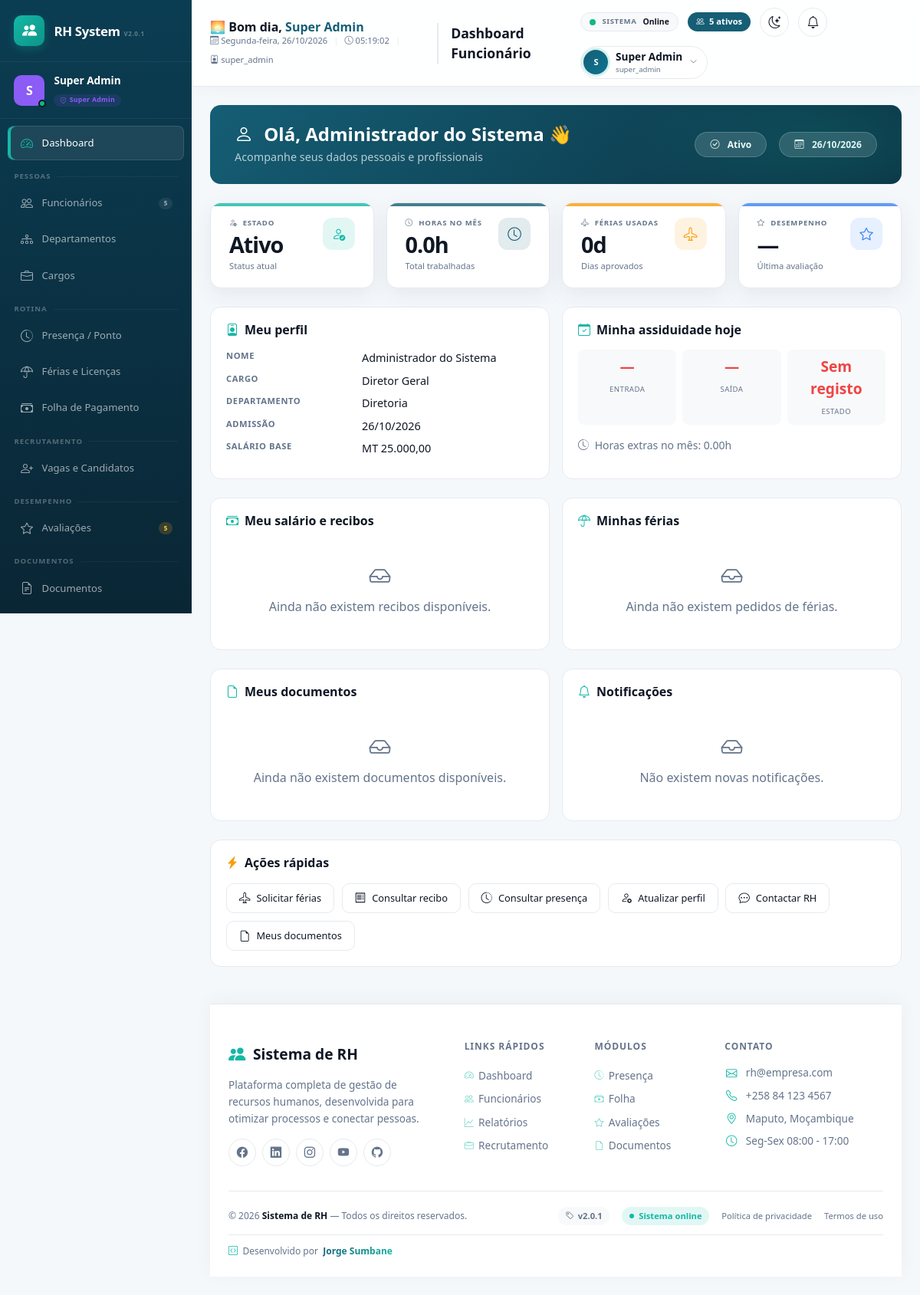
The app's page /modules/dashboard/funcionario.php (signed in) with its own data.
### tables this page shows
CREATE TABLE funcionarios (
    id INT AUTO_INCREMENT PRIMARY KEY,
    nome VARCHAR(150) NOT NULL,
    cpf VARCHAR(20) NOT NULL UNIQUE,  
    rg VARCHAR(30) NULL,
    data_nascimento DATE NULL,
    genero ENUM('masculino','feminino','outro') NULL,
    email VARCHAR(150) NOT NULL UNIQUE,
    telefone VARCHAR(30) NULL,
    endereco VARCHAR(255) NULL,
    data_admissao DATE NOT NULL,
    data_demissao DATE NULL,
    cargo_id INT NOT NULL,
    departamento_id INT NOT NULL,
    salario DECIMAL(10,2) NOT NULL DEFAULT 0,
    status ENUM('ativo','inativo','ferias','licenca') NOT NULL DEFAULT 'ativo',
    foto VARCHAR(255) NULL,
    criado_em DATETIME NOT NULL DEFAULT CURRENT_TIMESTAMP,
    atualizado_em DATETIME NOT NULL DEFAULT CURRENT_TIMESTAMP ON UPDATE CURRENT_TIMESTAMP,
    CONSTRAINT fk_func_cargo FOREIGN KEY (cargo_id) REFERENCES cargos(id) ON DELETE RESTRICT,
    CONSTRAINT fk_func_departamento FOREIGN KEY (departamento_id) REFERENCES departamentos(id) ON DELETE RESTRICT
);

CREATE TABLE cargos (
    id INT AUTO_INCREMENT PRIMARY KEY,
    titulo VARCHAR(100) NOT NULL,
    departamento_id INT NOT NULL,
    salario_base DECIMAL(10,2) NOT NULL DEFAULT 0,
    descricao TEXT NULL,
    ativo TINYINT(1) NOT NULL DEFAULT 1,
    criado_em DATETIME NOT NULL DEFAULT CURRENT_TIMESTAMP,
    CONSTRAINT fk_cargos_departamento FOREIGN KEY (departamento_id) REFERENCES departamentos(id) ON DELETE RESTRICT
);

CREATE TABLE departamentos (
    id INT AUTO_INCREMENT PRIMARY KEY,
    nome VARCHAR(100) NOT NULL,
    descricao TEXT NULL,
    gestor_id INT NULL,  
    ativo TINYINT(1) NOT NULL DEFAULT 1,
    criado_em DATETIME NOT NULL DEFAULT CURRENT_TIMESTAMP
);

### includes/auth.php (called while the page is built, shortened)
<?php
function usuarioAtualId(): ?int
{
    return $_SESSION['usuario_id'] ?? null;
}
function usuarioAtualFuncionarioId(): ?int
{
    return $_SESSION['usuario_funcionario_id'] ?? null;
}

### includes/bootstrap.php (called while the page is built, shortened)
<?php
spl_autoload_register(function (string $classe): void {
    $caminho = __DIR__ . '/../classes/' . $classe . '.php';
});
require_once __DIR__ . '/auth.php';
require_once __DIR__ . '/functions.php';

### classes/Database.php (called while the page is built, shortened)
<?php
class Database
{
    private static ?PDO $instance = null;
    public static function getConnection(): PDO
    {
        if (self::$instance === null) {
            $dsn = sprintf(
                'mysql:host=%s;port=%s;dbname=%s;charset=%s',
                DB_HOST,
                DB_PORT,
                DB_NAME,
                DB_CHARSET
            );
            $options = [
                PDO::ATTR_ERRMODE            => PDO::ERRMODE_EXCEPTION,
                PDO::ATTR_DEFAULT_FETCH_MODE => PDO::FETCH_ASSOC,
                PDO::ATTR_EMULATE_PREPARES   => false,
            ];
            try {
                self::$instance = new PDO($dsn, DB_USER, DB_PASS, $options);
                $offset = (new DateTime('now', new DateTimeZone(date_default_timezone_get())))->format('P');
                self::$instance->exec("SET time_zone = '{$offset}'");
            } catch (PDOException $e) {
                error_log('Erro de conexão com o banco: ' . $e->getMessage());
                die('Não foi possível conectar ao banco de dados. Verifique se o MySQL está em execução no XAMPP e se o banco "rh_sistema" foi importado (veja database/schema.sql).');
            }
        }
        return self::$instance;
    }
}

### classes/Funcionario.php (called while the page is built, shortened)
<?php
class Funcionario
{
    private PDO $db;
    public function __construct()
    {
        $this->db = Database::getConnection();
    }
    public function buscarPorId(int $id): ?array
    {
        $stmt = $this->db->prepare(
            'SELECT f.*, c.titulo AS cargo_titulo, d.nome AS departamento_nome
             FROM funcionarios f
             JOIN cargos c ON c.id = f.cargo_id
             JOIN departamentos d ON d.id = f.departamento_id
             WHERE f.id = :id'
        );
        $stmt->execute([':id' => $id]);
        $resultado = $stmt->fetch();
        return $resultado ?: null;
    }
}

### classes/Presenca.php (called while the page is built, shortened)
<?php
class Presenca
{
    private PDO $db;
    public function __construct()
    {
        $this->db = Database::getConnection();
    }
    public function buscarDoDia(int $funcionarioId, string $data): ?array
    {
        $stmt = $this->db->prepare(
            'SELECT * FROM presencas WHERE funcionario_id = :fid AND data = :data'
        );
        $stmt->execute([':fid' => $funcionarioId, ':data' => $data]);
        $result = $stmt->fetch();
        return $result ?: null;
    }
    public function listarPorFuncionario(int $funcionarioId, string $dataInicio, string $dataFim): array
    {
        $stmt = $this->db->prepare(
            'SELECT * FROM presencas
             WHERE funcionario_id = :fid
             AND data BETWEEN :inicio AND :fim
             ORDER BY data ASC'
        );
        $stmt->execute([
            ':fid' => $funcionarioId,
            ':inicio' => $dataInicio,
            ':fim' => $dataFim
        ]);
        return $stmt->fetchAll();
    }
}

### classes/Ferias.php (called while the page is built, shortened)
<?php
class Ferias
{
    private PDO $db;
    public function __construct()
    {
        $this->db = Database::getConnection();
    }
    public function listar(array $filtros = []): array
    {
        $sql = 'SELECT fl.*, f.nome as funcionario_nome, f.departamento_id
                FROM ferias_licencas fl
                JOIN funcionarios f ON f.id = fl.funcionario_id';
        $where = [];
        $params = [];
        if (!empty($filtros['funcionario_id'])) {
            $where[] = 'fl.funcionario_id = :fid';
            $params[':fid'] = $filtros['funcionario_id'];
        }
        if (!empty($where)) {
            $sql .= ' WHERE ' . implode(' AND ', $where);
        }
        $sql .= ' ORDER BY fl.data_inicio DESC';
        $stmt = $this->db->prepare($sql);
        $stmt->execute($params);
        return $stmt->fetchAll();
    }
}

### classes/FolhaPagamento.php (called while the page is built, shortened)
<?php
class FolhaPagamento
{
    private PDO $db;
    public function __construct()
    {
        $this->db = Database::getConnection();
    }
    public function historicoPorFuncionario(int $funcionarioId): array
    {
        $stmt = $this->db->prepare(
            'SELECT * FROM folha_pagamento WHERE funcionario_id = :fid ORDER BY mes_referencia DESC'
        );
        $stmt->execute([':fid' => $funcionarioId]);
        return $stmt->fetchAll();
    }
}

### modules/dashboard/funcionario.php (the view, shortened to what this page needs)
<?php
require_once __DIR__ . '/../../includes/bootstrap.php';
$id = usuarioAtualFuncionarioId();
$funcionarioModel = new Funcionario();
$presencaModel = new Presenca();
$feriasModel = new Ferias();
$avaliacaoModel = new Avaliacao();
$folhaModel = new FolhaPagamento();
$funcionario = $id ? $funcionarioModel->buscarPorId($id) : null;
$presenca = $id ? $presencaModel->buscarDoDia($id, date('Y-m-d')) : null;
$historicoPresenca = $id ? $presencaModel->listarPorFuncionario($id, date('Y-m-01'), date('Y-m-t')) : [];
$ferias = $id ? $feriasModel->listar(['funcionario_id' => $id]) : [];
$avaliacoes = $id ? $avaliacaoModel->listar(['funcionario_id' => $id]) : [];
$folha = $id ? $folhaModel->historicoPorFuncionario($id) : [];
$documentos = $id ? dashRows('SELECT id, tipo, nome_original, criado_em FROM documentos WHERE funcionario_id = :id ORDER BY criado_em DESC', [':id' => $id]) : [];
$notificacoes = dashRows('SELECT titulo, mensagem, criado_em FROM notificacoes WHERE usuario_id = :uid ORDER BY criado_em DESC LIMIT 5', [':uid' => usuarioAtualId()]);
$diasUsados = array_sum(array_map('intval', array_column(array_filter($ferias, static fn(array $f): bool => $f['status'] === 'aprovado'), 'dias')));
$horasExtras = array_sum(array_map('floatval', array_column($historicoPresenca, 'horas_extras')));
$horasTrabalhadas = array_sum(array_map(static function(array $p): float {
    return $p['hora_entrada'] && $p['hora_saida'] ? (strtotime($p['hora_saida']) - strtotime($p['hora_entrada'])) / 3600 : 0;
}, $historicoPresenca));
$ultimaAvaliacao = !empty($avaliacoes) ? $avaliacoes[0]['nota_final'] ?? null : null;
require_once __DIR__ . '/../../includes/header.php';
?>
<div class="welcome-banner-funcionario d-flex justify-content-between align-items-center flex-wrap gap-3">
    <div>
        <h4><i class="bi bi-person me-2"></i> Olá, <?= e($funcionario['nome'] ?? 'Funcionário') ?> 👋</h4>
        <p>Acompanhe seus dados pessoais e profissionais</p>
    </div>
    <div class="d-flex align-items-center gap-3">
        <span class="badge-status">
            <i class="bi <?= ($funcionario['status'] ?? 'inativo') === 'ativo' ? 'bi-check-circle' : 'bi-x-circle' ?> me-1"></i>
            <?= ucfirst($funcionario['status'] ?? 'Não vinculado') ?>
        </span>
        <span class="badge-status">
            <i class="bi bi-calendar3 me-1"></i> <?= date('d/m/Y') ?>
        </span>
    </div>
</div>
<div class="funcionario-stats-grid">
    <div class="kpi-card" style="--kpi-color: var(--rh-accent);">
        <div class="kpi-top">
            <div>
                <div class="kpi-label"><i class="bi bi-person-check"></i> Estado</div>
                <div class="kpi-value"><?= e($funcionario ? ucfirst($funcionario['status']) : 'Não vinculado') ?></div>
                <div class="kpi-sub">Status atual</div>
            </div>
            <div class="kpi-icon success"><i class="bi bi-person-check"></i></div>
        </div>
    </div>
    <div class="kpi-card" style="--kpi-color: var(--rh-primary);">
        <div class="kpi-top">
            <div>
                <div class="kpi-label"><i class="bi bi-clock"></i> Horas no mês</div>
                <div class="kpi-value"><?= number_format($horasTrabalhadas, 1) ?>h</div>
                <div class="kpi-sub">Total trabalhadas</div>
            </div>
            <div class="kpi-icon primary"><i class="bi bi-clock"></i></div>
        </div>
    </div>
    <div class="kpi-card" style="--kpi-color: #f59e0b;">
        <div class="kpi-top">
            <div>
                <div class="kpi-label"><i class="bi bi-airplane"></i> Férias usadas</div>
                <div class="kpi-value"><?= number_format($diasUsados) ?>d</div>
                <div class="kpi-sub">Dias aprovados</div>
            </div>
            <div class="kpi-icon warning"><i class="bi bi-airplane"></i></div>
        </div>
    </div>
    <div class="kpi-card" style="--kpi-color: #3b82f6;">
        <div class="kpi-top">
            <div>
                <div class="kpi-label"><i class="bi bi-star"></i> Desempenho</div>
                <div class="kpi-value"><?= $ultimaAvaliacao !== null ? number_format($ultimaAvaliacao, 2) : '—' ?></div>
                <div class="kpi-sub">Última avaliação</div>
            </div>
            <div class="kpi-icon info"><i class="bi bi-star"></i></div>
        </div>
    </div>
</div>
<div class="row g-3 mb-4">
    <div class="col-lg-6">
        <div class="card-custom">
            <h6><i class="bi bi-person-badge"></i> Meu perfil</h6>
            <?php if (!$funcionario): ?>
                <?php dashEmpty('A sua conta não está vinculada a um funcionário.'); ?>
            <?php else: ?>
                <div class="profile-info">
                    <dl class="row small mb-0">
                        <dt class="col-5">Nome</dt>
                        <dd class="col-7"><?= e($funcionario['nome']) ?></dd>
                        <dt class="col-5">Cargo</dt>
                        <dd class="col-7"><?= e($funcionario['cargo_titulo'] ?? '-') ?></dd>
                        <dt class="col-5">Departamento</dt>
                        <dd class="col-7"><?= e($funcionario['departamento_nome'] ?? '-') ?></dd>
                        <dt class="col-5">Admissão</dt>
                        <dd class="col-7"><?= formatarData($funcionario['data_admissao'] ?? '') ?></dd>
                        <dt class="col-5">Salário base</dt>
                        <dd class="col-7"><?= dashMoney($funcionario['salario'] ?? 0) ?></dd>
                    </dl>
                </div>
            <?php endif; ?>
        </div>
    </div>
    <div class="col-lg-6">
        <div class="card-custom">
            <h6><i class="bi bi-calendar-check"></i> Minha assiduidade hoje</h6>
            <div class="attendance-grid">
                <div class="attendance-item">
                    <span class="value <?= !empty($presenca['hora_entrada']) ? 'presente' : 'ausente' ?>">
                        <?= e(!empty($presenca['hora_entrada']) ? date('H:i', strtotime($presenca['hora_entrada'])) : '—') ?>
                    </span>
                    <span class="label">Entrada</span>
                </div>
                <div class="attendance-item">
                    <span class="value <?= !empty($presenca['hora_saida']) ? 'presente' : 'ausente' ?>">
                        <?= e(!empty($presenca['hora_saida']) ? date('H:i', strtotime($presenca['hora_saida'])) : '—') ?>
                    </span>
                    <span class="label">Saída</span>
                </div>
                <div class="attendance-item">
                    <span class="value <?= e($presenca['status'] ?? 'ausente') ?>">
                        <?= e(ucfirst($presenca['status'] ?? 'sem registo')) ?>
                    </span>
                    <span class="label">Estado</span>
                </div>
            </div>
            <p class="small text-muted mt-3 mb-0">
                <i class="bi bi-clock-history me-1"></i> Horas extras no mês: <?= number_format($horasExtras, 2) ?>h
            </p>
        </div>
    </div>
</div>
<div class="row g-3 mb-4">
    <div class="col-lg-6">
        <div class="card-custom">
            <h6><i class="bi bi-cash-stack"></i> Meu salário e recibos</h6>
            <?php if (!$folha): ?>
                <?php dashEmpty('Ainda não existem recibos disponíveis.'); ?>
            <?php endif; ?>
        </div>
    </div>
    <div class="col-lg-6">
        <div class="card-custom">
            <h6><i class="bi bi-umbrella"></i> Minhas férias</h6>
            <?php if (!$ferias): ?>
                <?php dashEmpty('Ainda não existem pedidos de férias.'); ?>
            <?php endif; ?>
        </div>
    </div>
</div>
<div class="row g-3 mb-4">
    <div class="col-lg-6">
        <div class="card-custom">
            <h6><i class="bi bi-file-earmark"></i> Meus documentos</h6>
            <?php if (!$documentos): ?>
                <?php dashEmpty('Ainda não existem documentos disponíveis.'); ?>
            <?php endif; ?>
        </div>
    </div>
    <div class="col-lg-6">
        <div class="card-custom">
            <h6><i class="bi bi-bell"></i> Notificações</h6>
            <?php if (!$notificacoes): ?>
                <?php dashEmpty('Não existem novas notificações.'); ?>
            <?php endif; ?>
        </div>
    </div>
</div>
<div class="card-custom mb-4">
    <h6><i class="bi bi-lightning-charge-fill text-warning"></i> Ações rápidas</h6>
    <div class="quick-actions-grid">
        <a class="quick-action" href="<?= BASE_URL ?>/modules/ferias/solicitar.php">
            <i class="bi bi-airplane"></i> Solicitar férias
        </a>
        <a class="quick-action" href="<?= BASE_URL ?>/modules/folha-pagamento/index.php">
            <i class="bi bi-receipt"></i> Consultar recibo
        </a>
        <a class="quick-action" href="<?= BASE_URL ?>/modules/presenca/index.php">
            <i class="bi bi-clock-history"></i> Consultar presença
        </a>
        <a class="quick-action" href="<?= BASE_URL ?>/modules/perfil/index.php">
            <i class="bi bi-person-gear"></i> Atualizar perfil
        </a>
        <a class="quick-action" href="<?= BASE_URL ?>/modules/notificacoes/index.php">
            <i class="bi bi-chat-dots"></i> Contactar RH
        </a>
        <a class="quick-action" href="<?= BASE_URL ?>/modules/documentos/index.php">
            <i class="bi bi-file-earmark"></i> Meus documentos
        </a>
    </div>
</div>
<?php require __DIR__ . '/../../includes/footer.php'; ?>

### records on screen
funcionarios: nome "Administrador do Sistema", status "Ativo", cargo.titulo "Diretor Geral", departamento.nome "Diretoria", data_admissao "26/10/2026", salario "MT 25.000,00"

### other values on screen
$avatarInicial "S"
$nomeUsuario "Super Admin"
$perfilLabel "Super Admin"
$totalFuncionarios "5"
$avaliacoesPendentes "5"
$diaSemana "Segunda-feira"
$perfilUsuario "super_admin"
$pageTitle "Dashboard Funcionário"
$totalAtivos "5"
substr($nomeUsuario, 0, 1) "S"
$horasTrabalhadas "0.0"
$diasUsados "0"
$presenca['status'] "Sem registo"
$horasExtras "0.00"
$message "Ainda não existem recibos disponíveis. Ainda não existem pedidos de férias. Ainda não existem documentos disponíveis. Não existem novas notificações."
